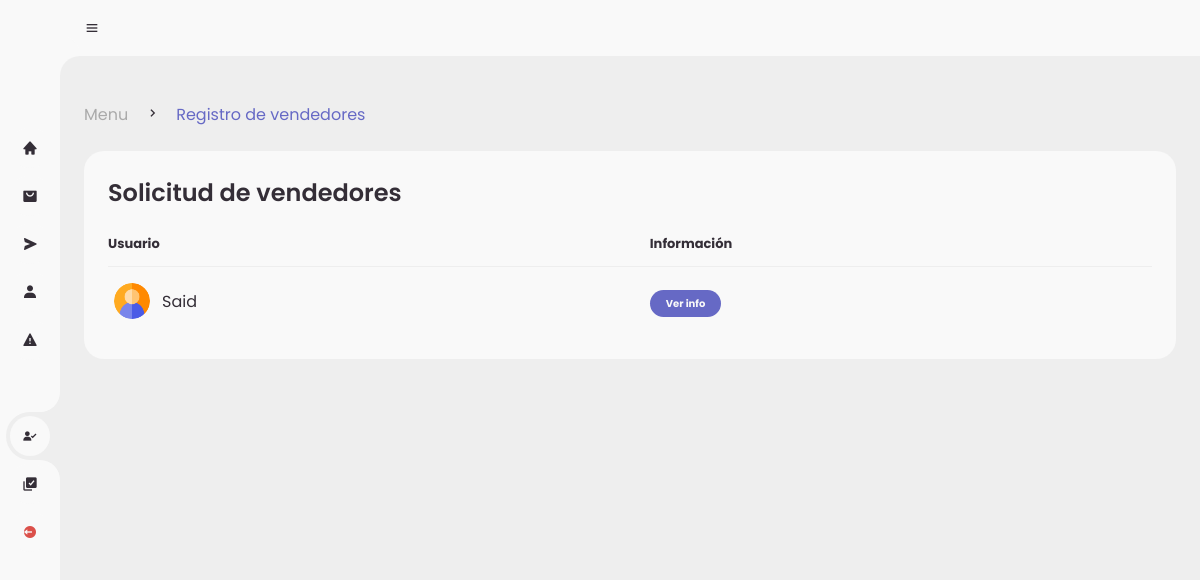
Before: /admin/reg-vendedores.php with the older database file.
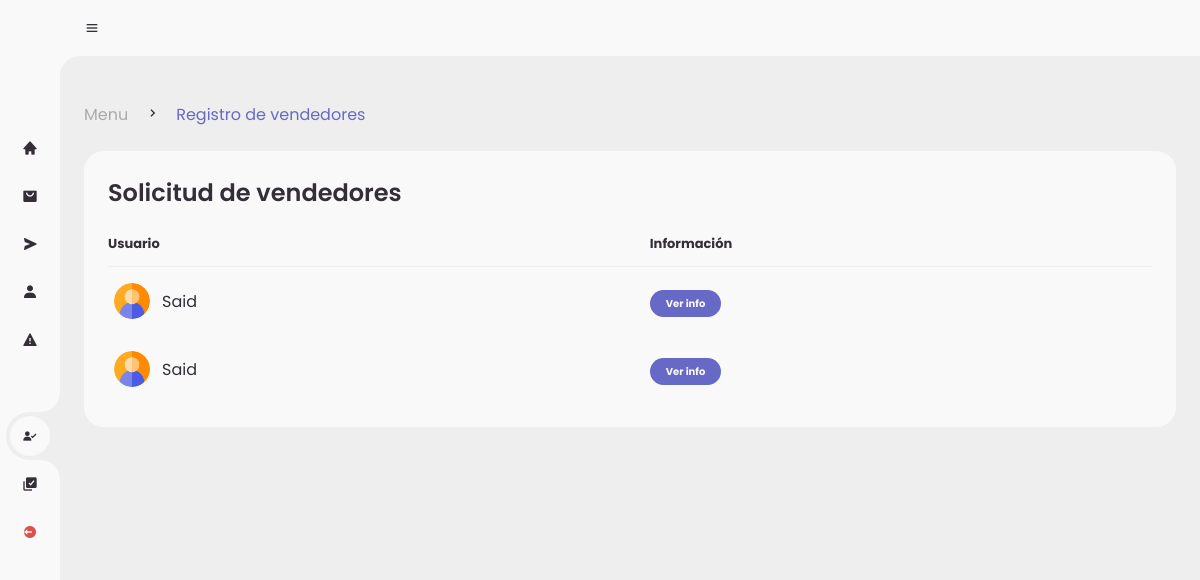
After: the same page with the newer database file.
### tables this page shows
CREATE TABLE `reg_sellers` (
  `IDregseller` int(11) NOT NULL,
  `Nombre` varchar(255) NOT NULL,
  `apellidos` varchar(255) NOT NULL,
  `nickname` varchar(255) NOT NULL,
  `lada` int(4) NOT NULL,
  `telefono` varchar(20) NOT NULL,
  `telefonoref` varchar(20) NOT NULL,
  `domicilio` varchar(255) NOT NULL,
  `postal` varchar(10) NOT NULL,
  `identificador` varchar(255) NOT NULL
);

### admin/reg-vendedores.php (the view, shortened to what this page needs)
<!DOCTYPE html>
<?php
include('../global/conexion.php');
?>
<html lang="en">
<head>
	<link href='https://unpkg.com/boxicons@2.0.9/css/boxicons.min.css' rel='stylesheet'>
	<link rel="stylesheet" href="style.css">
</head>
<body>
	<section id="sidebar">
		<a href="./index.php" class="brand">
		</a>
		<ul class="side-menu top">
			<li >
				<a href="./index.php">
					<i class='bx bxs-home' ></i>
				</a>
			</li>
			<li>
				<a href="#">
					<i class='bx bxs-shopping-bag-alt' ></i>
				</a>
			</li>
			<li>
				<a href="#">
					<i class='bx bxs-send' ></i>
				</a>
			</li>
			<li>
				<a href="#">
					<i class='bx bxs-user' ></i>
				</a>
			</li>
			<li>
				<a href="#">
					<i class='bx bxs-error' ></i>
				</a>
			</li>
		</ul>
		<ul class="side-menu">
			<li class="active">
				<a href="./reg-vendedores.php">
					<i class='bx bxs-user-check' ></i>
				</a>
			</li>
			<li>
				<a href="./reg-productos.php">
					<i class='bx bxs-select-multiple' ></i>
				</a>
			</li>
			<li>
				<a href="../global/logout.php" class="logout">
					<i class='bx bxs-log-out-circle' ></i>
				</a>
			</li>
		</ul>
	</section>
	<section id="content">
		<nav>
			<i class='bx bx-menu' ></i>
		</nav>
		<main>
			<div class="head-title">
				<div class="left">
					<ul class="breadcrumb">
						<li>
							<a href="#">Menu</a>
						</li>
						<li><i class='bx bx-chevron-right' ></i></li>
						<li>
							<a class="active" href="./reg-vendedores.php">Registro de vendedores</a>
						</li>
					</ul>
				</div>
			</div>
			<div class="table-data">
				<div class="order">
					<div class="head">
						<h3>Solicitud de vendedores</h3>
					</div>
					<table>
						<thead>
							<tr>
								<th>Usuario</th>
								<th>Información</th>
							</tr>
						</thead>
						<tbody>
						<?php
							$query = mysqli_query($conn,"SELECT * FROM reg_sellers ORDER BY IDregseller DESC");
							while($data = mysqli_fetch_array($query)){
						?>
							<tr>
								<td>
									<img src="../assets/utilities/usuario.png">
									<p><?php echo $data['Nombre']?></p>
								</td>
								<td><a href="./det-vend.php?id_vend=<?php echo $data['IDregseller'];?>"><span class="status completed">Ver info</span></a></td>
							</tr>
							<?php }?>
						</tbody>
					</table>
				</div>
		</main>
	</section>
</body>
</html>

Changed rows visible on the page:
added reg_sellers: Nombre "Said"
